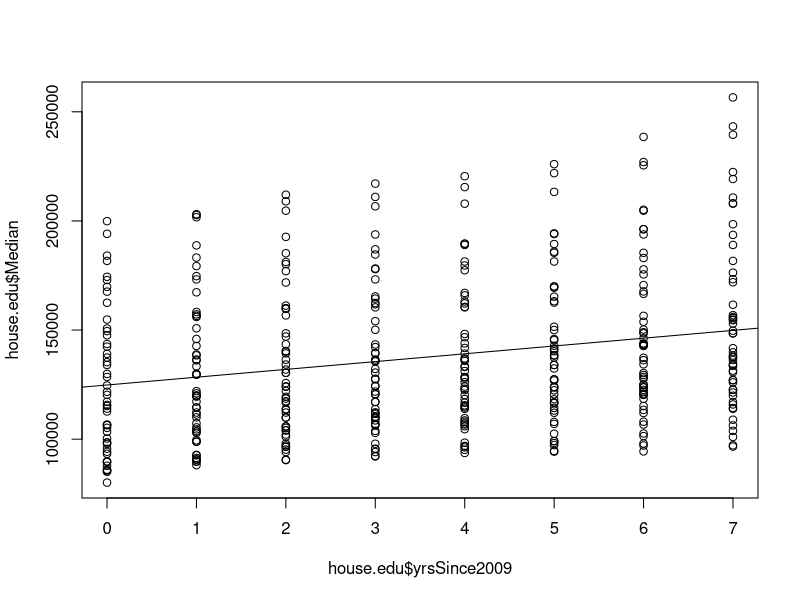
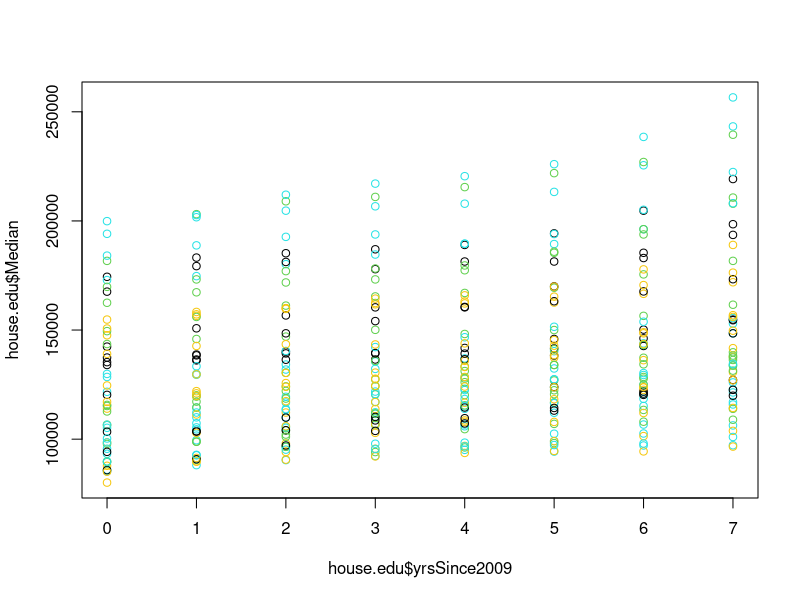
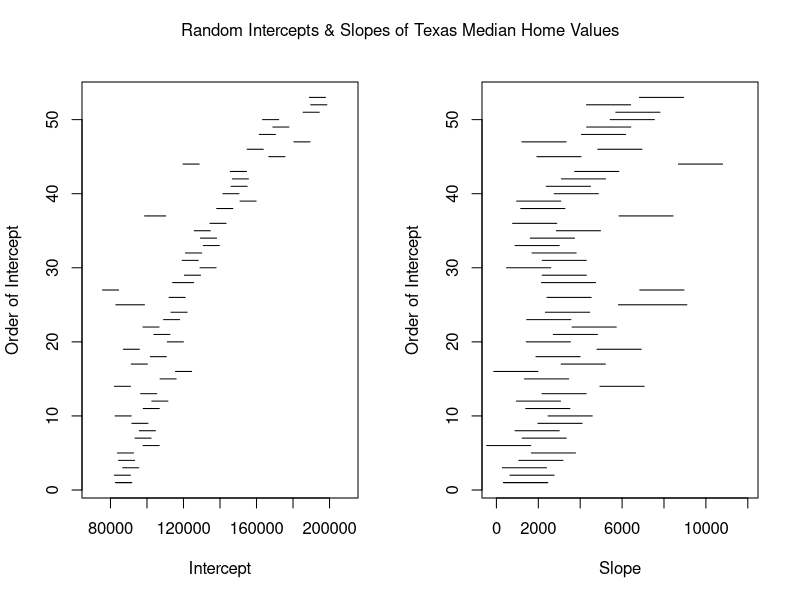

Generate these figures, in order, with R: (Note: this script raises an error after producing the figures.)
######################
############################# R: MACHINE LEARNING AND DATA MODELS
############################# MARY RYAN
############################# NICAR 2018
############################# MARCH 8-11
######################

#### LOAD LIBRARIES ####
#install.packages('gee')
#install.packages('survival')
#install.packages('nlme')

library(gee)
library(survival)
library(nlme)

#### LOAD DATA ####
beaches <- read.csv('beaches.csv', header=T)
beaches <- beaches[,-1]
house.edu <- read.csv('house_edu.csv', header=T)
house.edu <- house.edu[,-1]

####
######## CONTINUOUS DATA (HOUSE.EDU) ########
####

#### PLOT ALL DATA TOGETHER AND FIND TREND ####
par(mfrow=c(1,1))
plot(house.edu$yrsSince2009, house.edu$Median)
abline(lm(house.edu$Median ~ house.edu$yrsSince2009))

#### PLOT ALL DATA TOGETHER, BUT SPLINING THE TREND OF THE COUNTIES ####
par(mfrow=c(1,1))
plot(house.edu$yrsSince2009, house.edu$Median,
     col=house.edu$countyID)

#### INDIVIDUAL LINEAR REGRESSIONS ####
house.edu.grouped <- groupedData( Median ~ yrsSince2009 | countyID,
                                  data=house.edu )

indiv.house.edu.lm <- lmList( Median ~ yrsSince2009 | countyID,
                        data=house.edu.grouped )

## creating forest plots of the intercepts & slopes of all the regressions ##
len <- length(indiv.house.edu.lm)
forest.matrix <- matrix(NA, nrow = len, ncol = 7)
forest.matrix[,1] <- names(indiv.house.edu.lm)
forest.matrix[,2] <- intervals(indiv.house.edu.lm)[1:len]
forest.matrix[,3] <- intervals(indiv.house.edu.lm)[(len+1):(2*len)]
forest.matrix[,4] <- intervals(indiv.house.edu.lm)[(2*len + 1):(3*len)]
forest.matrix[,5] <- intervals(indiv.house.edu.lm)[(3*len + 1):(4*len)]
forest.matrix[,6] <- intervals(indiv.house.edu.lm)[(4*len + 1):(5*len)]
forest.matrix[,7] <- intervals(indiv.house.edu.lm)[(5*len + 1):(6*len)]

par(mfrow = c(1,2))
plot( forest.matrix[1,2:4], rep(1, 3), type = "l", ylim = c(1, len),
      xlim=c(70000,210000),xlab = "Intercept", ylab= "Order of Intercept")
for( j in 1:length(unique(forest.matrix[,1]))){
   lines(forest.matrix[j,2:4], rep(j, 3))
   
}

plot( forest.matrix[1,5:7], rep(1, 3), type = "l", ylim = c(1, len),
      xlim=c(-200,12000), xlab = "Slope", ylab= "Order of Intercept")
for( j in 1:length(unique(forest.matrix[,1]))){
   lines(forest.matrix[j,5:7], rep(j, 3))
   
}
mtext("Random Intercepts & Slopes of Texas Median Home Values", outer=TRUE,
      line=-2)

#### RANDOM INTERCEPTS ####

#### RANDOM SLOPES ####

#### GENERALIZED ESTIMATING EQUATIONS (GEES) ####
house.edu.gee <- gee(Median ~ BApctTotPop18plus + yrsSince2009,
                     id=countyID,
                     data=house.edu,
                     family=gaussian,
                     corstr="AR-M",
                     Mv=1)

####
######## BINARY DATA (BEACHES) ########
####
## split into fresh and saltwater beaches ##
beaches.fresh <- beaches[which(beaches$MeasureType=="Escherichia coli"),]
beaches.fresh <- beaches.fresh[,c(-7, -8, -9, -12, -13)]
beaches.salt <- beaches[which(beaches$MeasureType=="Enterococcus"),]
beaches.salt <- beaches.salt[,c(-7, -8, -9, -10, -11)]

## remove missing values ##
beaches.fresh.narm <- na.omit(beaches.fresh)
beaches.salt.narm <- na.omit(beaches.salt)
#beaches.narm <- na.omit(beaches)
   
#### LOGISTIC REGRESSION REVIEW ####
## Logitistic regression is a way to turn a regression with a binary (0 or 1)
## response to one that has a continuous range, using the logit function.
## The logit function essentially takes the probability of an event happening,
## divides it by the probability of the event not happening, and taking the
## log of the quantity.
## This means that the way we interpret the coefficients (betas) of the model
## is different than we would in a regular linear regression model.
## With logisitc regression, we look at e^(b), instead of just b, because
## we are undoing the log of the logit function.
## If e^(b) = 1, this means that the an increase in variable for that
## coefficient does not increase the odds that the event will happen.
## If e^(b) > 1 (say, 1.2), this means that a 1 unit increase in the variable
## for that coefficient are 20% more likely to have the event than those with
## 1 unit less of the vairable.
## If e^(b) < 1 (say, 0.8), this means that a 1 unit increase in the variable
## for that coefficient are 20% less likely to have the event than those with
## 1 unit less of the vairable.

#### INDIVIDUAL LINEAR REGRESSION MODELS ####
## grouping the data by beach ID ##
beaches.salt.grouped <- groupedData(closure ~ daysSinceJune1 | Beach.ID,
                                  data=beaches.salt.narm)
beaches.fresh.grouped <- groupedData(closure ~ daysSinceJune1 | Beach.ID,
                                    data=beaches.fresh.narm)
## making an individual logistic regression for each beach ##
indiv.salt.lm <- lmList(closure ~ daysSinceJune1 | Beach.ID,
                   data=beaches.salt.grouped)
indiv.fresh.lm <- lmList(closure ~ daysSinceJune1 | Beach.ID,
                        data=beaches.fresh.grouped)

## creating forest plots of the intercepts & slopes of all the regressions ##
len <- length(indiv.fresh.lm)
forest.matrix <- matrix(NA, nrow = len, ncol = 7)
forest.matrix[,1] <- names(indiv.fresh.lm)
forest.matrix[,2] <- intervals(indiv.fresh.lm)[1:len]
forest.matrix[,3] <- intervals(indiv.fresh.lm)[(len+1):(2*len)]
forest.matrix[,4] <- intervals(indiv.fresh.lm)[(2*len + 1):(3*len)]
forest.matrix[,5] <- intervals(indiv.fresh.lm)[(3*len + 1):(4*len)]
forest.matrix[,6] <- intervals(indiv.fresh.lm)[(4*len + 1):(5*len)]
forest.matrix[,7] <- intervals(indiv.fresh.lm)[(5*len + 1):(6*len)]

par(mfrow = c(1,2))
plot( forest.matrix[1,2:4], rep(1, 3), type = "l", ylim = c(1, len),
      xlim=c(-4, 4),xlab = "Intercept", ylab= "Order of Intercept")
for( j in 1:length(unique(forest.matrix[,1]))){
   lines(forest.matrix[j,2:4], rep(j, 3))
   
}

plot( forest.matrix[1,5:7], rep(1, 3), type = "l", ylim = c(1, len),
      xlim=c(-0.5, 0.5), xlab = "Slope", ylab= "Order of Intercept")
for( j in 1:length(unique(forest.matrix[,1]))){
   lines(forest.matrix[j,5:7], rep(j, 3))
   
}
mtext("Random Intercepts & Slopes of NY Freshwater Beaches", outer=TRUE,
      line=-2)

#### RANDOM INTERCEPTS ####

#### RANDOM SLOPES ####

#### VARIOGRAMS ####

#### GENERALIZED ESTIMATING EQUATIONS (GEES) ####
beaches.salt.gee <- gee(closure ~ EnterocValue + daysSinceJune1,
                   id=Beach.ID,
                   data=beaches.salt.narm,
                   family=binomial(link='logit'),
                   corstr="exchangeable")
beaches.fresh.gee <- gee(closure ~ ecoliValue + daysSinceJune1,
                        id=Beach.ID,
                        data=beaches.fresh.narm,
                        family=binomial(link='logit'),
                        corstr="exchangeable")

#### ROBUST VARIANCE FIX-UP FOR INFERENCE ####
